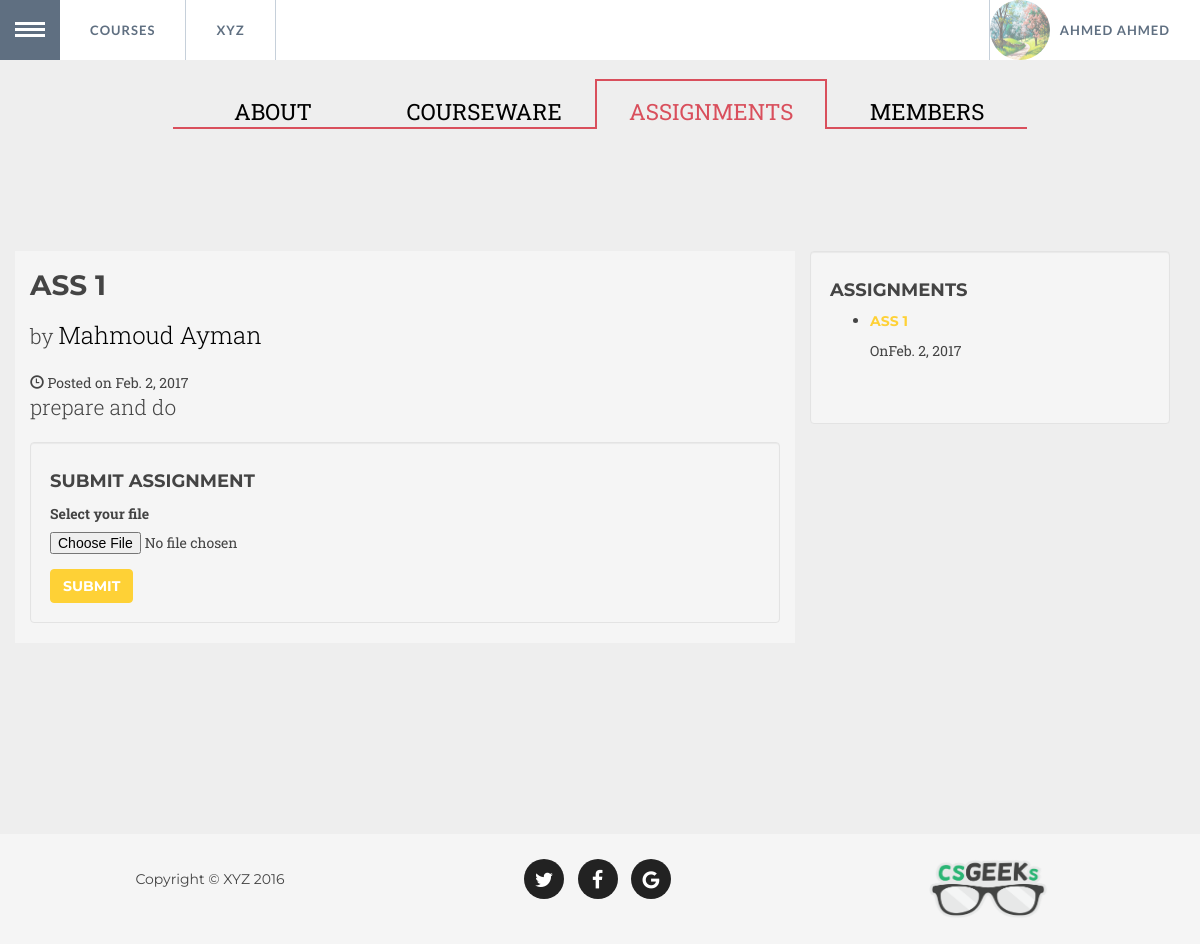
The page /courses/7/assignments/1/ (signed in) on the database its author committed.
### courses/models.py (models this page shows, shortened)
class Member(models.Model):
    first_name = models.CharField(max_length=200)
    last_name = models.CharField(max_length=200)
    email = models.CharField(max_length=200)
    pwd = models.CharField(max_length=200)
    logged_in = models.BooleanField(default=False)
    img = models.ImageField(upload_to=UploadToPathAndRename(os.path.join(settings.MEDIA_ROOT, 'upload')))

class Assignment(models.Model):
    title=models.CharField(max_length=200, default="")
    content=models.TextField()
    date=models.DateField(auto_now_add=True)
    by = models.CharField(max_length=200, default="")
    course=models.ForeignKey(Course, on_delete=models.CASCADE)

### courses/views.py (the view)
# urls.py: url(r'^(?P<course_id>[0-9]+)/assignments/(?P<agn_id>[0-9]+)/$', views.getCourseAssig, name="agn"),
def getCourseAssig (request,course_id,agn_id):
	assigns=Course.objects.get(pk=course_id).assignment_set.all()
	current=Assignment.objects.get(pk=agn_id)
	m = Member.objects.get(pk=request.session['member_id'])
	context={'assigns':assigns, 'current':current, 'cid':course_id, 'aid':agn_id,'member':m}
	return render(request, "courses/assignments.html",context)

### courses/templates/courses/assignments.html (shortened to what this page needs)
{% load static %}
<!DOCTYPE html>
<html lang="en" class="no-js">
	<head>
 	        <link href="{% static 'courses/static/vendor/bootstrap/css/bootstrap.min.css'%}" rel="stylesheet">
 		<link rel="stylesheet" type="text/css" href="{% static 'courses/static/css/demo2.css'%}" />
		<link rel="stylesheet" type="text/css" href="{% static 'courses/static/css/component2.css'%}" />
		<link href="{% static 'courses/static/vendor/font-awesome/css/font-awesome.min.css'%}" rel="stylesheet" type="text/css">
    <link rel="stylesheet" type="text/css" href="{% static 'courses/static/css/normalize3.css'%}" />
	<link rel="stylesheet" type="text/css" href="{% static 'courses/static/css/demo3.css'%}" />
	<link rel="stylesheet" type="text/css" href="{% static 'courses/static/css/component3.css'%}" />
    <link href="{% static 'courses/static/css/agency.min.css'%}" rel="stylesheet">
	</head>
	<body style="background-color: #f5f5f5;">
		<div class="container" style=" width: 100%;">
			<ul id="gn-menu" class="gn-menu-main" style="z-index: 20;">
				<li class="gn-trigger">
					<a class="gn-icon gn-icon-menu"><span>Menu</span></a>
				</li>
				<li><a href="{% url 'courses:index'%}">Courses</a></li>
				<li><a href="{% url 'home'%}">XYZ</a></li>
				<li><div onclick="dod()"> <img style ="height: 60px;width: 60px;"class= 'img-circle ' src="{{MEDIA_URL}}upload/{{member.id}}.png"><b>{{member.first_name}} {{member.last_name}}</b></div></li>
			</ul>
		</div>
		<div>
		    <section id="portfolio" class="bg-light-gray" style="padding-top: 55px;">
		    	<section class="section section--menu" id="Ceres">
					<span class="link-copy"></span>
					<nav class="menu menu--ceres">
						<ul class="menu__list">
							<li class="menu__item "><a href="{% url 'courses:about' cid%}" class="menu__link"">About</a></li>
							<li class="menu__item "><a href="{% url 'courses:ware' cid 1%}" class="menu__link" >Courseware</a></li>
							<li class="menu__item menu__item--current"><a href="{% url 'courses:agn' cid 1%}" class="menu__link" >Assignments</a></li>
							<li class="menu__item"><a href="{% url 'courses:mem' cid %}" class="menu__link">Members</a></li>
						</ul>
					</nav>
				</section>
			    <div class="container" style="margin: 0 auto;">
			        <div class="row">
			            <div  class="col-lg-8" style="background-color:#f5f5f5">
			                <h1>{{current.title}}</h1>
			                <p class="lead">
			                    by <font color="black" size="5em">{{current.by}}</font>
			                </p>
			                <span class="glyphicon glyphicon-time"></span> Posted on {{current.date}}
			                <p class="lead">{{current.content}}</p>
			                <div class="well">
			                    <h4>Submit Assignment</h4>
			                    <form action="{% url 'courses:upload' cid aid%}" role="form" method="POST" enctype="multipart/form-data">
			                        <div class="form-group">
			                            <p>
                                    <label for="file" class="youpasswd" data-icon="file">Select your file </label>
                                    <input id="file" name="file" required="required" type="file" placeholder="...."/>
                                	</p>
			                        </div>
			                        <button type="submit" class="btn btn-primary">Submit</button>
			                    </form>
			                </div>
			            </div>
			            <div class="col-md-4">
			                <div class="well">
			                    <h4>Assignments</h4>
			                    <ul>
				                    {%for i in assigns%}
				                    <li>
					                    <h5><a href="" style="text-decoration: none;">{{i.title}}</a></h5>
					                    <p>On{{i.date}}</p>
					                    <br>
				                    </li>
				                    {%endfor%}
			                    </ul>
			                </div>
			            </div>
			        </div>
			        <hr>
			    </div>
		    </section>
		</div>
		<footer>
	        <div class="container">
	            <div class="row">
	                <div class="col-md-4">
	                    <span class="copyright">Copyright &copy; XYZ 2016</span>
	                </div>
	                <div class="col-md-4">
	                    <ul class="list-inline social-buttons">
	                        <li><a href="#"><i class="fa fa-twitter"></i></a>
	                        </li>
	                        <li><a href="#"><i class="fa fa-facebook"></i></a>
	                        </li>
	                        <li><a href="#"><i class="fa fa-google"></i></a>
	                        </li>
	                    </ul>
	                </div>
	                <div class="col-md-4">
	                    <ul class="list-inline quicklinks">
	                        <li><a href="#"><img src="{% static 'courses/static/img/logo.png'%}" style="height: 60px; width: 120px;">  </a>
	                        </li>
	                    </ul>
	                </div>
	            </div>
	        </div>
    	</footer>
	</body>
</html>

### courses/static/courses/static/css/demo2.css (style rules this page uses)
body { background: #34495e; }

### courses/static/courses/static/css/component2.css (style rules this page uses)
*, *:after, *::before { -webkit-box-sizing: border-box; -moz-box-sizing: border-box; box-sizing: border-box; }
.gn-menu-main, .gn-menu-main ul { margin: 0; padding: 0; background: white; color: #5f6f81; list-style: none; text-transform: none; font-weight: 300; font-family: 'Lato', Arial, sans-serif; line-height: 60px; }
.gn-menu-main { position: fixed; top: 0; left: 0; width: 100%; height: 60px; font-size: 13px; }
.gn-menu-main a { display: block; height: 100%; color: #5f6f81; text-decoration: none; cursor: pointer; }
.gn-menu-main > li { display: block; float: left; height: 100%; border-right: 1px solid #c6d0da; text-align: center; }
.gn-menu-main li.gn-trigger { position: relative; width: 60px; -webkit-touch-callout: none; -webkit-user-select: none; -khtml-user-select: none; -moz-user-select: none; -ms-user-select: none; user-select: none; }
.gn-menu-main > li:last-child { float: right; border-right: none; border-left: 1px solid #c6d0da; }
.gn-menu-main > li > a { padding: 0 30px; text-transform: uppercase; letter-spacing: 1px; font-weight: bold; }
.gn-menu-main > li> div { position: relative; padding :0 30px; padding-left: 70px; text-transform: uppercase; letter-spacing: 1px; font-weight: bold; }
.gn-menu-main > li> div> img { position: absolute; opacity: 0.5; top: 0; left: 0; -webkit-transition: all ease .5s; }
.gn-menu-main:after { display: table; clear: both; content: ""; }
.gn-icon::before { display: inline-block; width: 60px; text-align: center; text-transform: none; font-weight: normal; font-style: normal; font-variant: normal; font-family: 'ecoicons'; line-height: 1; speak: none; -webkit-font-smoothing: antialiased; }
.gn-icon-menu::before { margin-left: -15px; vertical-align: -2px; width: 30px; height: 3px; background: #5f6f81; box-shadow: 0 3px white, 0 -6px #5f6f81, 0 -9px white, 0 -12px #5f6f81; content: ''; }

### courses/static/courses/static/css/demo3.css (style rules this page uses)
*, *:after, *:before { -webkit-box-sizing: border-box; box-sizing: border-box; }
body { font-family: 'Avenir Next', Avenir, 'Helvetica Neue', 'Lato', 'Segoe UI', Helvetica, Arial, sans-serif; color: #444; background: #fff; -webkit-font-smoothing: antialiased; -moz-osx-font-smoothing: grayscale; }
a { text-decoration: none; color: #4e3c3e; outline: none; }
.link-copy { position: absolute; top: 2em; right: 2em; width: 20px; height: 20px; cursor: pointer; background: url(../img/link.svg) no-repeat center center; background-size: cover; }
.link-copy::after { content: 'Click to copy direct link'; font-size: 0.85em; font-weight: bold; position: absolute; right: 100%; margin: 0 1em 0 0; white-space: nowrap; pointer-events: none; opacity: 0; color: #ddd; -webkit-transform: translate3d(10px, 0, 0); transform: translate3d(10px, 0, 0); -webkit-transition: -webkit-transform 0.3s, opacity 0.3s; transition: transform 0.3s, opacity 0.3s; }
.link-copy::before { content: ''; position: absolute; top: 50%; left: 50%; width: 50px; height: 50px; margin: -25px 0 0 -25px; opacity: 0; border-radius: 50%; background: #d94f5c; }
.section { display: -webkit-flex; display: flex; -webkit-flex-direction: column; flex-direction: column; -webkit-justify-content: center; justify-content: center; -webkit-align-items: center; align-items: center; }
.section--menu { position: relative; overflow: hidden; height: 15px; padding-top: 5em; padding-bottom: 9em; }

### rows shown on the page
Member: first_name "AHMED", last_name "AHMED"
Assignment: title "ASS 1", by "Mahmoud Ayman", date "Feb. 2, 2017", content "prepare and do"
